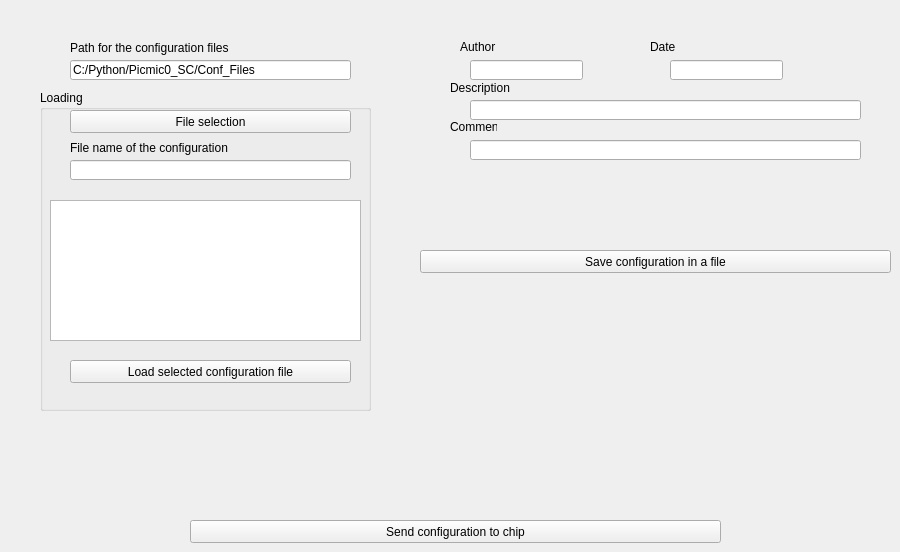
    <widget class="QWidget" name="Configuration_tab">
     <attribute name="title">
      <string>Configuration</string>
     </attribute>
     <widget class="QGroupBox" name="GBConfLoading">
      <property name="geometry">
       <rect>
        <x>40</x>
        <y>90</y>
        <width>331</width>
        <height>321</height>
       </rect>
      </property>
      <property name="title">
       <string>Loading</string>
      </property>
      <widget class="QLineEdit" name="leConfLoadFileName">
       <property name="geometry">
        <rect>
         <x>30</x>
         <y>70</y>
         <width>281</width>
         <height>20</height>
        </rect>
       </property>
       <property name="text">
        <string/>
       </property>
      </widget>
      <widget class="QLabel" name="LblConfFileName">
       <property name="geometry">
        <rect>
         <x>30</x>
         <y>50</y>
         <width>161</width>
         <height>16</height>
        </rect>
       </property>
       <property name="text">
        <string>File name of the configuration file</string>
       </property>
      </widget>
      <widget class="QPushButton" name="BtConfLoadLoadFile">
       <property name="geometry">
        <rect>
         <x>30</x>
         <y>270</y>
         <width>281</width>
         <height>23</height>
        </rect>
       </property>
       <property name="text">
        <string>Load selected configuration file</string>
       </property>
      </widget>
      <widget class="QTextEdit" name="TEConfFileConfLoadFileInfo">
       <property name="geometry">
        <rect>
         <x>10</x>
         <y>110</y>
         <width>311</width>
         <height>141</height>
        </rect>
       </property>
       <property name="readOnly">
        <bool>true</bool>
       </property>
      </widget>
      <widget class="QPushButton" name="BtConfLoadFileSelection">
       <property name="geometry">
        <rect>
         <x>30</x>
         <y>20</y>
         <width>281</width>
         <height>23</height>
        </rect>
       </property>
       <property name="text">
        <string>File selection</string>
       </property>
      </widget>
     </widget>
     <widget class="QLineEdit" name="LEConfFileAuthor">
      <property name="geometry">
       <rect>
        <x>470</x>
        <y>60</y>
        <width>113</width>
        <height>20</height>
       </rect>
      </property>
     </widget>
     <widget class="QLabel" name="LblconfAuthor">
      <property name="geometry">
       <rect>
        <x>460</x>
        <y>40</y>
        <width>47</width>
        <height>13</height>
       </rect>
      </property>
      <property name="text">
       <string>Author</string>
      </property>
     </widget>
     <widget class="QLineEdit" name="LEConfFileDate">
      <property name="geometry">
       <rect>
        <x>670</x>
        <y>60</y>
        <width>113</width>
        <height>20</height>
       </rect>
      </property>
     </widget>
     <widget class="QLabel" name="LblConfDate">
      <property name="geometry">
       <rect>
        <x>650</x>
        <y>40</y>
        <width>47</width>
        <height>13</height>
       </rect>
      </property>
      <property name="text">
       <string>Date</string>
      </property>
     </widget>
     <widget class="QLineEdit" name="LEConfFileDescription">
      <property name="geometry">
       <rect>
        <x>470</x>
        <y>100</y>
        <width>391</width>
        <height>20</height>
       </rect>
      </property>
     </widget>
     <widget class="QLabel" name="LblConfDescr">
      <property name="geometry">
       <rect>
        <x>450</x>
        <y>80</y>
        <width>71</width>
        <height>16</height>
       </rect>
      </property>
      <property name="text">
       <string>Description</string>
      </property>
     </widget>
     <widget class="QLineEdit" name="LEconfFileComment">
      <property name="geometry">
       <rect>
        <x>470</x>
        <y>140</y>
        <width>391</width>
        <height>20</height>
       </rect>
      </property>
     </widget>
     <widget class="QLabel" name="LblConfComment">
      <property name="geometry">
       <rect>
        <x>450</x>
        <y>120</y>
        <width>47</width>
        <height>13</height>
       </rect>
      </property>
      <property name="text">
       <string>Comment</string>
      </property>
     </widget>
     <widget class="QLineEdit" name="leConfLoadPath">
      <property name="geometry">
       <rect>
        <x>70</x>
        <y>60</y>
        <width>281</width>
        <height>20</height>
       </rect>
      </property>
      <property name="text">
       <string>C:/Python/Picmic0_SC/Conf_Files</string>
      </property>
     </widget>
     <widget class="QLabel" name="LblConfFilePath">
      <property name="geometry">
       <rect>
        <x>70</x>
        <y>40</y>
        <width>161</width>
        <height>16</height>
       </rect>
      </property>
      <property name="text">
       <string>Path for the configuration files</string>
      </property>
     </widget>
     <widget class="QPushButton" name="BtConfSaveConf">
      <property name="geometry">
       <rect>
        <x>420</x>
        <y>250</y>
        <width>471</width>
        <height>23</height>
       </rect>
      </property>
      <property name="text">
       <string>Save configuration in a file</string>
      </property>
     </widget>
     <widget class="QPushButton" name="BtConfSendConfToChip">
      <property name="geometry">
       <rect>
        <x>190</x>
        <y>520</y>
        <width>531</width>
        <height>23</height>
       </rect>
      </property>
      <property name="text">
       <string>Send configuration to chip</string>
      </property>
     </widget>
    </widget>
